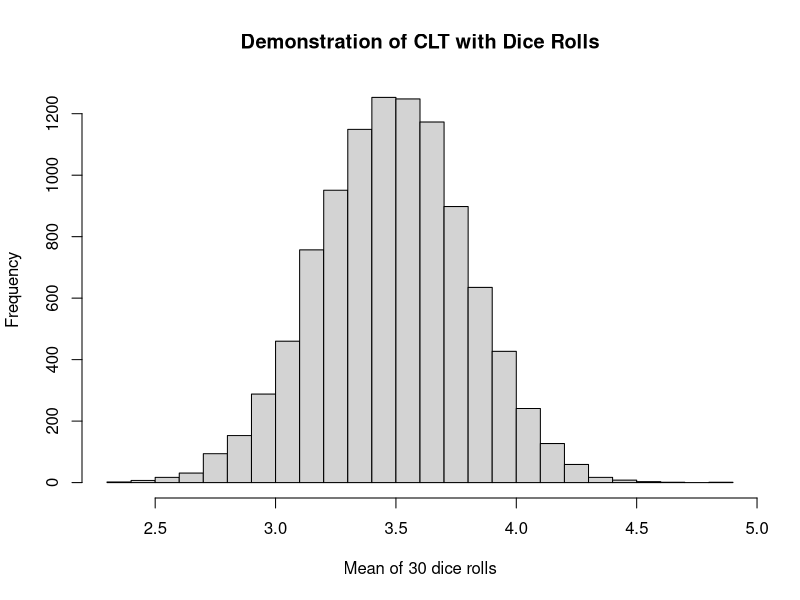
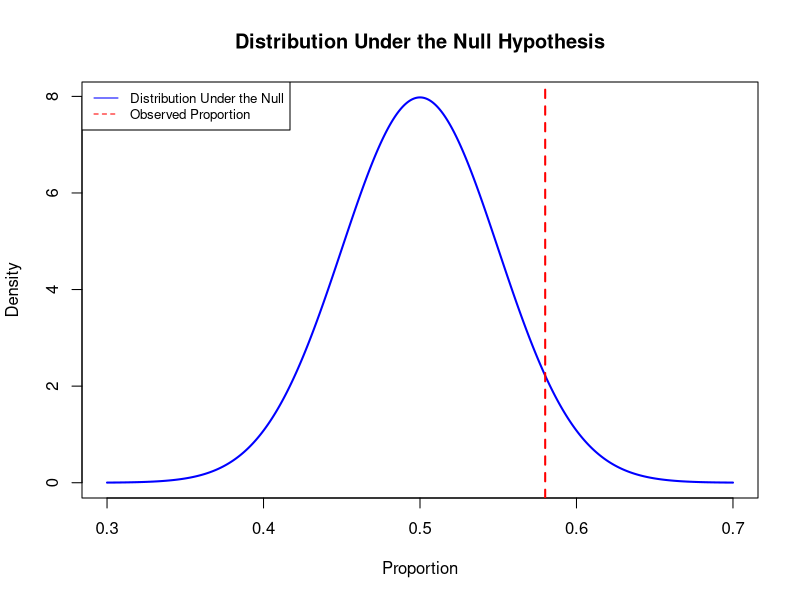
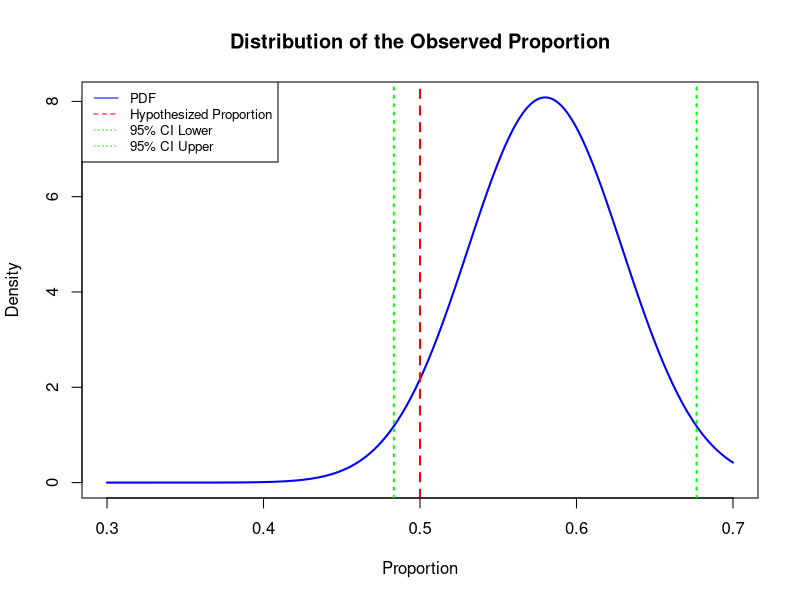

The R source for these figures, in order:
## ---- chunk 1
#| echo: false
#| message: false
library(tidyverse)
## ---- chunk 2
set.seed(123)
dice_rolls <- replicate(10000, mean(sample(1:6, size = 30, replace = TRUE)))
hist(dice_rolls, breaks = 30, main="Demonstration of CLT with Dice Rolls", xlab="Mean of 30 dice rolls")
## ---- chunk 3
# Distribution Under the Null Hypothesis
x <- seq(0.3, 0.7, length = 1000)
y <- dnorm(x, mean = 0.5, sd = sqrt(0.5*0.5/100))

# PDF
plot(x, y, type = "l", lwd = 2, col = "blue", main = "Distribution Under the Null Hypothesis", xlab = "Proportion", ylab = "Density")
abline(v = 0.58, col = "red", lwd = 2, lty = 2)


# Adding legends
legend("topleft", legend=c("Distribution Under the Null", "Observed Proportion"), 
       col=c("blue", "red"), lty = c(1, 2), cex=0.8)

## ---- chunk 4

2*(1-pnorm(0.58, 0.5, sqrt(0.5*0.5/100)))

## ---- chunk 5
# Hypothesis test variables from the previous chunk
pi_0 <- 0.5  # Hypothesized proportion
p_hat <- 0.58  # Observed proportion
n <- 100  # Sample size
SE <- sqrt(p_hat * (1 - p_hat) / n)

# 95% Confidence Interval for the observed proportion
alpha <- 0.05
z_alpha <- qnorm(1 - alpha / 2)
CI_lower <- p_hat - z_alpha * SE
CI_upper <- p_hat + z_alpha * SE

# Normal Distribution based on observed proportion and SE
x <- seq(0.3, 0.7, length = 1000)
y <- dnorm(x, mean = p_hat, sd = SE)

# PDF
plot(x, y, type = "l", lwd = 2, col = "blue", main = "Distribution of the Observed Proportion", xlab = "Proportion", ylab = "Density")
abline(v = pi_0, col = "red", lwd = 2, lty = 2)

# Confidence Interval
abline(v = CI_lower, col = "green", lwd = 2, lty = 3)
abline(v = CI_upper, col = "green", lwd = 2, lty = 3)

# Adding legends
legend("topleft", legend=c("PDF", "Hypothesized Proportion", "95% CI Lower", "95% CI Upper"), 
       col=c("blue", "red", "green", "green"), lty = c(1, 2, 3, 3), cex=0.8)


